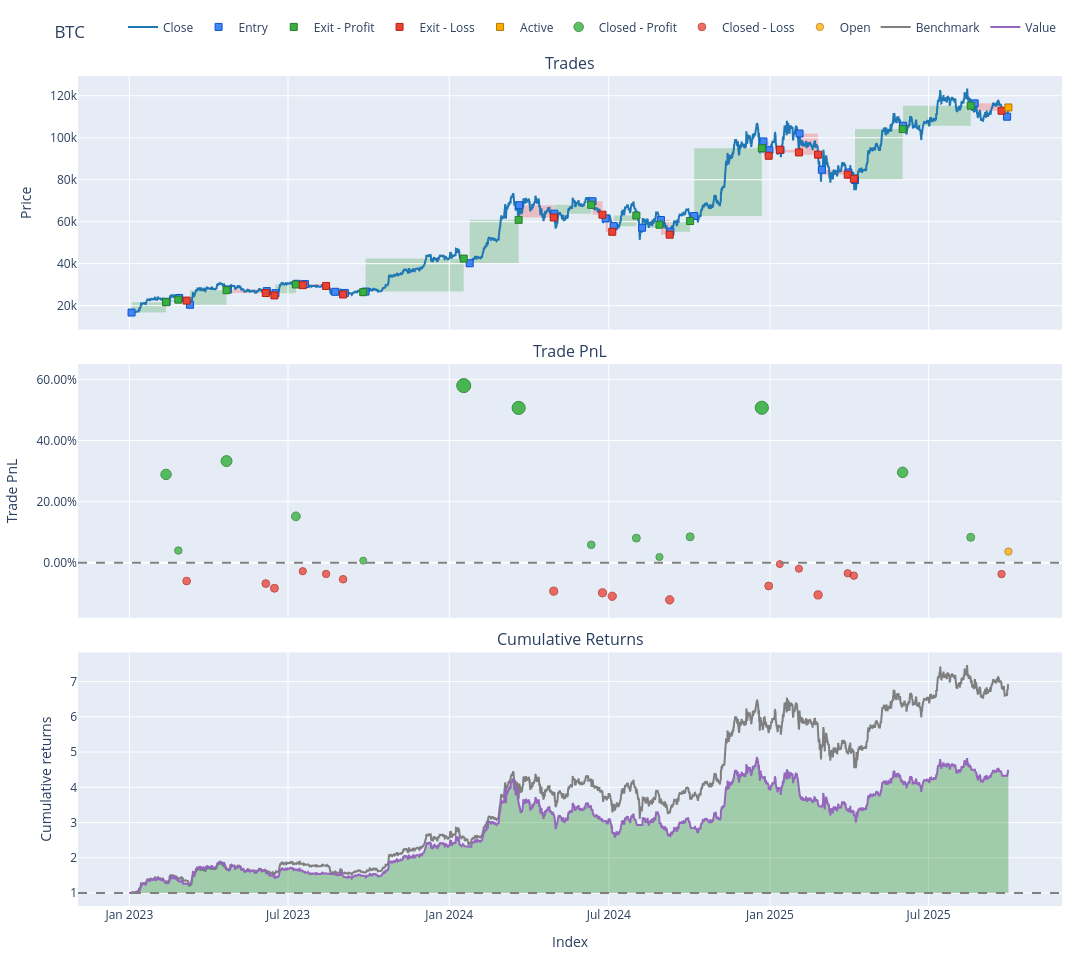

The notebook cell this image was saved under:
### Code cell
print(tabulate(params.items(), headers=["Parameter", "Value"]))
entries, exits, stop_df, price_for_orders = calc_signals(close=close,
                                                         high=high,
                                                         low=low,
                                                         open_=open,
                                                         **params,
                                                         )
pf = vbt.Portfolio.from_signals(
    close=price_for_orders,
    entries=entries,
    exits=exits,
    init_cash=start_equity,
    fees=transaction_fee,
    slippage=0.0002
)

symbols_pf = [symbol_pf for _, symbol_pf in pf.wrapper.columns]

for symbol in symbols:
    symbol_pf_index = symbols_pf.index(symbol)
    one_pf = pf[pf.wrapper.columns[symbol_pf_index]]
    one_pf.plot(subplots=['trades', 'trade_pnl', 'cum_returns'], width=1200, title=f'{symbol}').show()

### Figure 1 — Plotly figure (JSON) as saved in the notebook; plotly's stock layout.template omitted (floating-point values rounded to 4 significant figures; data arrays with more than 128 entries replaced by an {"elided": "..."} marker saying what was removed)
{"data": [{"line": {"color": "#1f77b4"}, "name": "Close", "showlegend": true, "x": {"elided": "6019 str values"}, "type": "scatter", "uid": "c8b65140-2cd9-4922-a8c6-defbe68ba700", "xaxis": "x", "yaxis": "y", "y": {"elided": "6019 float values"}, "legendgroup": "0"}, {"customdata": {"elided": "32x5 mixed values"}, "hovertemplate": "Exit Trade Id: %{customdata[0]}<br>Position Id: %{customdata[1]}<br>Size: %{customdata[2]:.6f}<br>Entry Timestamp: %{x}<br>Avg Entry Price: %{y}<br>Entry Fees: %{customdata[3]:.6f}<br>Direction: %{customdata[4]}", "marker": {"color": "#4285F4", "line": {"color": "rgb(11,84,205)", "width": 1}, "size": 7, "symbol": "square"}, "mode": "markers", "name": "Entry", "x": ["2023-01-03T12:00:00+00:00", "2023-02-12T12:00:00+00:00", "2023-02-26T20:00:00+00:00", "2023-03-11T04:00:00+00:00", "2023-04-23T08:00:00+00:00", "2023-06-06T20:00:00+00:00", "2023-06-16T16:00:00+00:00", "2023-07-11T00:00:00+00:00", "2023-07-20T08:00:00+00:00", "2023-08-23T20:00:00+00:00", "2023-09-03T20:00:00+00:00", "2023-09-27T12:00:00+00:00", "2024-01-24T08:00:00+00:00", "2024-03-20T20:00:00+00:00", "2024-04-29T20:00:00+00:00", "2024-06-12T12:00:00+00:00", "2024-06-27T12:00:00+00:00", "2024-07-06T16:00:00+00:00", "2024-08-08T00:00:00+00:00", "2024-08-29T12:00:00+00:00", "2024-09-09T08:00:00+00:00", "2024-10-06T12:00:00+00:00", "2024-12-24T12:00:00+00:00", "2024-12-31T08:00:00+00:00", "2025-01-13T00:00:00+00:00", "2025-02-03T16:00:00+00:00", "2025-03-01T04:00:00+00:00", "2025-03-31T12:00:00+00:00", "2025-04-08T00:00:00+00:00", "2025-06-01T20:00:00+00:00", "2025-08-22T12:00:00+00:00", "2025-09-28T12:00:00+00:00"], "y": [16710.0, 21840.0, 23660.0, 20410.0, 27720.0, 26940.0, 25940.0, 30410.0, 30280.0, 26600.0, 26050.0, 26710.0, 40190.0, 67880.0, 63830.0, 69760.0, 61550.0, 57880.0, 57120.0, 60810.0, 55260.0, 62710.0, 98240.0, 94080.0, 94230.0, 102000.0, 84770.0, 83420.0, 79880.0, 105700.0, 116400.0, 110000.0], "type": "scatter", "uid": "8ff060ad-06e4-491c-9141-18b1fffb97c6", "xaxis": "x", "yaxis": "y", "legendgroup": "1"}, {"customdata": [[0, 0, 0.05966, 4.2, 288.2, 0.2891, "Long", "39 days 08:00:00"], [1, 1, 0.05879, 4.369, 51.68, 0.04025, "Long", "13 days 08:00:00"], [3, 3, 0.06154, 5.472, 418.0, 0.3327, "Long", "41 days 16:00:00"], [6, 6, 0.05514, 5.388, 217.4, 0.152, "Long", "23 days 08:00:00"], [10, 10, 0.05611, 4.816, 10.53, 0.007207, "Long", "21 days 00:00:00"], [11, 11, 0.05511, 7.597, 853.1, 0.5795, "Long", "112 days 00:00:00"], [12, 12, 0.05779, 11.43, 1177.0, 0.5066, "Long", "55 days 20:00:00"], [14, 14, 0.0497, 10.99, 186.6, 0.05883, "Long", "42 days 04:00:00"], [17, 17, 0.04665, 9.543, 218.1, 0.08079, "Long", "25 days 20:00:00"], [18, 18, 0.05108, 9.724, 55.23, 0.01893, "Long", "19 days 20:00:00"], [20, 20, 0.0473, 9.275, 222.4, 0.08508, "Long", "22 days 12:00:00"], [21, 21, 0.04521, 13.96, 1438.0, 0.5072, "Long", "77 days 04:00:00"], [28, 28, 0.03999, 13.53, 945.1, 0.2959, "Long", "54 days 08:00:00"], [29, 29, 0.03912, 14.65, 345.0, 0.08341, "Long", "77 days 04:00:00"]], "hovertemplate": "Exit Trade Id: %{customdata[0]}<br>Position Id: %{customdata[1]}<br>Size: %{customdata[2]:.6f}<br>Exit Timestamp: %{x}<br>Avg Exit Price: %{y}<br>Exit Fees: %{customdata[3]:.6f}<br>PnL: %{customdata[4]:.6f}<br>Return: %{customdata[5]:.2%}<br>Direction: %{customdata[6]}<br>Duration: %{customdata[7]}", "marker": {"color": "#37B13F", "line": {"color": "rgb(38,123,44)", "width": 1}, "size": 7, "symbol": "square"}, "mode": "markers", "name": "Exit - Profit", "x": ["2023-02-11T20:00:00+00:00", "2023-02-25T20:00:00+00:00", "2023-04-21T20:00:00+00:00", "2023-07-10T00:00:00+00:00", "2023-09-24T20:00:00+00:00", "2024-01-17T12:00:00+00:00", "2024-03-20T04:00:00+00:00", "2024-06-11T00:00:00+00:00", "2024-08-01T12:00:00+00:00", "2024-08-27T20:00:00+00:00", "2024-10-01T20:00:00+00:00", "2024-12-22T16:00:00+00:00", "2025-06-01T08:00:00+00:00", "2025-08-18T00:00:00+00:00"], "y": [21660.0, 22860.0, 27360.0, 30070.0, 26410.0, 42410.0, 60880.0, 68020.0, 62940.0, 58580.0, 60330.0, 95040.0, 104100.0, 115300.0], "type": "scatter", "uid": "a7c918a2-ca31-4db0-a46a-ffcdd604a11a", "xaxis": "x", "yaxis": "y", "legendgroup": "2"}, {"customdata": {"elided": "17x8 mixed values"}, "hovertemplate": "Exit Trade Id: %{customdata[0]}<br>Position Id: %{customdata[1]}<br>Size: %{customdata[2]:.6f}<br>Exit Timestamp: %{x}<br>Avg Exit Price: %{y}<br>Exit Fees: %{customdata[3]:.6f}<br>PnL: %{customdata[4]:.6f}<br>Return: %{customdata[5]:.2%}<br>Direction: %{customdata[6]}<br>Duration: %{customdata[7]}", "marker": {"color": "#EA4335", "line": {"color": "rgb(181,31,18)", "width": 1}, "size": 7, "symbol": "square"}, "mode": "markers", "name": "Exit - Loss", "x": ["2023-03-07T08:00:00+00:00", "2023-06-05T16:00:00+00:00", "2023-06-15T12:00:00+00:00", "2023-07-17T20:00:00+00:00", "2023-08-13T12:00:00+00:00", "2023-09-01T20:00:00+00:00", "2024-04-29T04:00:00+00:00", "2024-06-23T20:00:00+00:00", "2024-07-05T00:00:00+00:00", "2024-09-08T12:00:00+00:00", "2024-12-30T12:00:00+00:00", "2025-01-12T04:00:00+00:00", "2025-02-03T00:00:00+00:00", "2025-02-24T20:00:00+00:00", "2025-03-30T16:00:00+00:00", "2025-04-06T16:00:00+00:00", "2025-09-22T04:00:00+00:00"], "y": [22400.0, 26020.0, 24870.0, 29770.0, 29370.0, 25340.0, 62010.0, 63350.0, 55200.0, 53820.0, 91420.0, 94300.0, 93020.0, 91950.0, 82410.0, 80450.0, 112900.0], "type": "scatter", "uid": "db3fc98c-76c9-4f67-8da6-9812355201a4", "xaxis": "x", "yaxis": "y", "legendgroup": "3"}, {"customdata": [[31, 31, 0.03922, 0.0, 158.5, 0.03672, "Long", "1 days 16:00:00"]], "hovertemplate": "Exit Trade Id: %{customdata[0]}<br>Position Id: %{customdata[1]}<br>Size: %{customdata[2]:.6f}<br>Exit Timestamp: %{x}<br>Avg Exit Price: %{y}<br>Exit Fees: %{customdata[3]:.6f}<br>PnL: %{customdata[4]:.6f}<br>Return: %{customdata[5]:.2%}<br>Direction: %{customdata[6]}<br>Duration: %{customdata[7]}", "marker": {"color": "#FFAA00", "line": {"color": "rgb(178,118,0)", "width": 1}, "size": 7, "symbol": "square"}, "mode": "markers", "name": "Active", "x": ["2025-09-30T00:00:00+00:00"], "y": [114400.0], "type": "scatter", "uid": "c3b24c71-2723-49a9-a7c6-e5117df2cda3", "xaxis": "x", "yaxis": "y", "legendgroup": "4"}, {"customdata": [[0.0, 0.0, 288.2, 0.2891], [1.0, 1.0, 51.68, 0.04025], [3.0, 3.0, 418.0, 0.3327], [6.0, 6.0, 217.4, 0.152], [10.0, 10.0, 10.53, 0.007207], [11.0, 11.0, 853.1, 0.5795], [12.0, 12.0, 1177.0, 0.5066], [14.0, 14.0, 186.6, 0.05883], [17.0, 17.0, 218.1, 0.08079], [18.0, 18.0, 55.23, 0.01893], [20.0, 20.0, 222.4, 0.08508], [21.0, 21.0, 1438.0, 0.5072], [28.0, 28.0, 945.1, 0.2959], [29.0, 29.0, 345.0, 0.08341]], "hovertemplate": "Exit Trade Id: %{customdata[0]}<br>Position Id: %{customdata[1]}<br>Exit Timestamp: %{x}<br>PnL: %{customdata[2]:.6f}<br>Return: %{customdata[3]:.2%}", "marker": {"color": "#37B13F", "line": {"color": "rgb(38,123,44)", "width": 1}, "opacity": [0.8243, 0.7594, 0.8357, 0.7885, 0.7508, 0.9, 0.881, 0.7642, 0.77, 0.7538, 0.7711, 0.8812, 0.826, 0.7706], "size": [10.47, 7.438, 11.0, 8.798, 7.036, 14.0, 13.11, 7.665, 7.932, 7.179, 7.984, 13.12, 10.55, 7.964], "symbol": "circle"}, "mode": "markers", "name": "Closed - Profit", "x": ["2023-02-11T20:00:00+00:00", "2023-02-25T20:00:00+00:00", "2023-04-21T20:00:00+00:00", "2023-07-10T00:00:00+00:00", "2023-09-24T20:00:00+00:00", "2024-01-17T12:00:00+00:00", "2024-03-20T04:00:00+00:00", "2024-06-11T00:00:00+00:00", "2024-08-01T12:00:00+00:00", "2024-08-27T20:00:00+00:00", "2024-10-01T20:00:00+00:00", "2024-12-22T16:00:00+00:00", "2025-06-01T08:00:00+00:00", "2025-08-18T00:00:00+00:00"], "y": [0.2891, 0.04025, 0.3327, 0.152, 0.007207, 0.5795, 0.5066, 0.05883, 0.08079, 0.01893, 0.08508, 0.5072, 0.2959, 0.08341], "type": "scatter", "uid": "20b5a38c-079f-4228-aec5-9058fc7093f1", "xaxis": "x2", "yaxis": "y2", "legendgroup": "5"}, {"customdata": [[2.0, 2.0, -79.57, -0.05958], [4.0, 4.0, -113.4, -0.0678], [5.0, 5.0, -129.6, -0.08311], [7.0, 7.0, -45.01, -0.02733], [8.0, 8.0, -58.24, -0.03635], [9.0, 9.0, -82.96, -0.05372], [13.0, 13.0, -323.9, -0.09266], [15.0, 15.0, -329.4, -0.09807], [16.0, 16.0, -331.3, -0.1093], [19.0, 19.0, -360.0, -0.1211], [22.0, 22.0, -323.2, -0.07571], [23.0, 23.0, -16.66, -0.004221], [24.0, 24.0, -75.98, -0.01933], [25.0, 25.0, -404.3, -0.1049], [26.0, 26.0, -118.2, -0.03426], [27.0, 27.0, -139.7, -0.04192], [30.0, 30.0, -164.5, -0.03673]], "hovertemplate": "Exit Trade Id: %{customdata[0]}<br>Position Id: %{customdata[1]}<br>Exit Timestamp: %{x}<br>PnL: %{customdata[2]:.6f}<br>Return: %{customdata[3]:.2%}", "marker": {"color": "#EA4335", "line": {"color": "rgb(181,31,18)", "width": 1}, "opacity": [0.7644, 0.7666, 0.7706, 0.756, 0.7584, 0.7629, 0.7731, 0.7745, 0.7774, 0.7805, 0.7686, 0.75, 0.7539, 0.7762, 0.7578, 0.7598, 0.7585], "size": [7.674, 7.774, 7.96, 7.281, 7.391, 7.602, 8.076, 8.142, 8.279, 8.422, 7.87, 7.0, 7.184, 8.225, 7.366, 7.459, 7.396], "symbol": "circle"}, "mode": "markers", "name": "Closed - Loss", "x": ["2023-03-07T08:00:00+00:00", "2023-06-05T16:00:00+00:00", "2023-06-15T12:00:00+00:00", "2023-07-17T20:00:00+00:00", "2023-08-13T12:00:00+00:00", "2023-09-01T20:00:00+00:00", "2024-04-29T04:00:00+00:00", "2024-06-23T20:00:00+00:00", "2024-07-05T00:00:00+00:00", "2024-09-08T12:00:00+00:00", "2024-12-30T12:00:00+00:00", "2025-01-12T04:00:00+00:00", "2025-02-03T00:00:00+00:00", "2025-02-24T20:00:00+00:00", "2025-03-30T16:00:00+00:00", "2025-04-06T16:00:00+00:00", "2025-09-22T04:00:00+00:00"], "y": [-0.05958, -0.0678, -0.08311, -0.02733, -0.03635, -0.05372, -0.09266, -0.09807, -0.1093, -0.1211, -0.07571, -0.004221, -0.01933, -0.1049, -0.03426, -0.04192, -0.03673], "type": "scatter", "uid": "a1975666-d2dd-4f9a-8092-70edb5ed2b79", "xaxis": "x2", "yaxis": "y2", "legendgroup": "6"}, {"customdata": [[31.0, 31.0, 158.5, 0.03672]], "hovertemplate": "Exit Trade Id: %{customdata[0]}<br>Position Id: %{customdata[1]}<br>Exit Timestamp: %{x}<br>PnL: %{customdata[2]:.6f}<br>Return: %{customdata[3]:.2%}", "marker": {"color": "#FFAA00", "line": {"color": "rgb(178,118,0)", "width": 1}, "opacity": [0.7585], "size": [7.395], "symbol": "circle"}, "mode": "markers", "name": "Open", "x": ["2025-09-30T00:00:00+00:00"], "y": [0.03672], "type": "scatter", "uid": "d79531b6-7afa-4003-935c-21a77b2af8e1", "xaxis": "x2", "yaxis": "y2", "legendgroup": "7"}, {"line": {"color": "#7f7f7f"}, "name": "Benchmark", "showlegend": true, "x": {"elided": "6019 str values"}, "type": "scatter", "uid": "f37f371f-ff25-4501-86bc-c654eba2a63c", "xaxis": "x3", "yaxis": "y3", "y": {"elided": "6019 float values"}, "legendgroup": "8"}, {"hoverinfo": "skip", "line": {"color": "rgba(0, 0, 0, 0)", "width": 0}, "opacity": 0, "showlegend": false, "x": {"elided": "6019 str values"}, "type": "scatter", "uid": "9489e5f6-0918-4c75-b184-6ffb7af83c0d", "xaxis": "x3", "yaxis": "y3", "y": {"elided": "6019 int values"}, "legendgroup": "9"}, {"connectgaps": false, "fill": "tonexty", "fillcolor": "rgba(0, 128, 0, 0.3)", "hoverinfo": "skip", "line": {"color": "rgba(0, 0, 0, 0)", "width": 0}, "opacity": 0, "showlegend": false, "x": {"elided": "6019 str values"}, "type": "scatter", "uid": "060d64bb-2f2e-433a-a685-0297adb30b10", "xaxis": "x3", "yaxis": "y3", "y": {"elided": "6019 float values"}, "legendgroup": "9"}, {"hoverinfo": "skip", "line": {"color": "rgba(0, 0, 0, 0)", "width": 0}, "opacity": 0, "showlegend": false, "x": {"elided": "6019 str values"}, "type": "scatter", "uid": "c3d79f65-a4c6-4037-81a4-42f20fced227", "xaxis": "x3", "yaxis": "y3", "y": {"elided": "6019 int values"}, "legendgroup": "9"}, {"connectgaps": false, "fill": "tonexty", "fillcolor": "rgba(255, 0, 0, 0.3)", "hoverinfo": "skip", "line": {"color": "rgba(0, 0, 0, 0)", "width": 0}, "opacity": 0, "showlegend": false, "x": {"elided": "6019 str values"}, "type": "scatter", "uid": "88ac044c-5c75-40b7-a64d-165c06f98019", "xaxis": "x3", "yaxis": "y3", "y": {"elided": "6019 float values"}, "legendgroup": "9"}, {"line": {"color": "#9467bd"}, "name": "Value", "showlegend": true, "x": {"elided": "6019 str values"}, "type": "scatter", "uid": "14f79cb0-936d-4b36-8a50-86e8062ba95a", "xaxis": "x3", "yaxis": "y3", "y": {"elided": "6019 float values"}, "legendgroup": "10"}, {"hoverinfo": "skip", "line": {"color": "rgba(0, 0, 0, 0)", "width": 0}, "opacity": 0.0, "showlegend": false, "x": {"elided": "6019 str values"}, "type": "scatter", "uid": "81b8a2f8-bce0-4b98-afaa-d4308e9b3ebf", "xaxis": "x3", "yaxis": "y3", "y": {"elided": "6019 int values"}, "legendgroup": "9"}], "layout": {"annotations": [{"font": {"size": 16}, "showarrow": false, "text": "Trades", "x": 0.5, "xanchor": "center", "xref": "paper", "y": 1.0, "yanchor": "bottom", "yref": "paper"}, {"font": {"size": 16}, "showarrow": false, "text": "Trade PnL", "x": 0.5, "xanchor": "center", "xref": "paper", "y": 0.6528, "yanchor": "bottom", "yref": "paper"}, {"font": {"size": 16}, "showarrow": false, "text": "Cumulative Returns", "x": 0.5, "xanchor": "center", "xref": "paper", "y": 0.3056, "yanchor": "bottom", "yref": "paper"}], "xaxis": {"anchor": "y", "domain": [0.0, 1.0], "matches": "x3", "showticklabels": false}, "yaxis": {"anchor": "x", "domain": [0.6944, 1.0], "title": {"text": "Price"}}, "xaxis2": {"anchor": "y2", "domain": [0.0, 1.0], "matches": "x3", "showticklabels": false}, "yaxis2": {"anchor": "x2", "domain": [0.3472, 0.6528], "tickformat": ".2%", "title": {"text": "Trade PnL"}}, "xaxis3": {"anchor": "y3", "domain": [0.0, 1.0], "title": {"text": "Index"}}, "yaxis3": {"anchor": "x3", "domain": [0.0, 0.3056], "title": {"text": "Cumulative returns"}}, "margin": {"t": 30, "b": 30, "l": 30, "r": 30}, "legend": {"orientation": "h", "yanchor": "bottom", "y": 1.042, "xanchor": "right", "x": 1, "traceorder": "normal"}, "width": 1200, "height": 960, "showlegend": true, "title": {"text": "BTC"}, "shapes": [{"fillcolor": "green", "layer": "below", "line": {"width": 0}, "opacity": 0.2, "type": "rect", "x0": "2023-01-03T12:00:00+00:00", "x1": "2023-02-11T20:00:00+00:00", "xref": "x", "y0": 16710.0, "y1": 21660.0, "yref": "y"}, {"fillcolor": "green", "layer": "below", "line": {"width": 0}, "opacity": 0.2, "type": "rect", "x0": "2023-02-12T12:00:00+00:00", "x1": "2023-02-25T20:00:00+00:00", "xref": "x", "y0": 21840.0, "y1": 22860.0, "yref": "y"}, {"fillcolor": "green", "layer": "below", "line": {"width": 0}, "opacity": 0.2, "type": "rect", "x0": "2023-03-11T04:00:00+00:00", "x1": "2023-04-21T20:00:00+00:00", "xref": "x", "y0": 20410.0, "y1": 27360.0, "yref": "y"}, {"fillcolor": "green", "layer": "below", "line": {"width": 0}, "opacity": 0.2, "type": "rect", "x0": "2023-06-16T16:00:00+00:00", "x1": "2023-07-10T00:00:00+00:00", "xref": "x", "y0": 25940.0, "y1": 30070.0, "yref": "y"}, {"fillcolor": "green", "layer": "below", "line": {"width": 0}, "opacity": 0.2, "type": "rect", "x0": "2023-09-03T20:00:00+00:00", "x1": "2023-09-24T20:00:00+00:00", "xref": "x", "y0": 26050.0, "y1": 26410.0, "yref": "y"}, {"fillcolor": "green", "layer": "below", "line": {"width": 0}, "opacity": 0.2, "type": "rect", "x0": "2023-09-27T12:00:00+00:00", "x1": "2024-01-17T12:00:00+00:00", "xref": "x", "y0": 26710.0, "y1": 42410.0, "yref": "y"}, {"fillcolor": "green", "layer": "below", "line": {"width": 0}, "opacity": 0.2, "type": "rect", "x0": "2024-01-24T08:00:00+00:00", "x1": "2024-03-20T04:00:00+00:00", "xref": "x", "y0": 40190.0, "y1": 60880.0, "yref": "y"}, {"fillcolor": "green", "layer": "below", "line": {"width": 0}, "opacity": 0.2, "type": "rect", "x0": "2024-04-29T20:00:00+00:00", "x1": "2024-06-11T00:00:00+00:00", "xref": "x", "y0": 63830.0, "y1": 68020.0, "yref": "y"}, {"fillcolor": "green", "layer": "below", "line": {"width": 0}, "opacity": 0.2, "type": "rect", "x0": "2024-07-06T16:00:00+00:00", "x1": "2024-08-01T12:00:00+00:00", "xref": "x", "y0": 57880.0, "y1": 62940.0, "yref": "y"}, {"fillcolor": "green", "layer": "below", "line": {"width": 0}, "opacity": 0.2, "type": "rect", "x0": "2024-08-08T00:00:00+00:00", "x1": "2024-08-27T20:00:00+00:00", "xref": "x", "y0": 57120.0, "y1": 58580.0, "yref": "y"}, {"fillcolor": "green", "layer": "below", "line": {"width": 0}, "opacity": 0.2, "type": "rect", "x0": "2024-09-09T08:00:00+00:00", "x1": "2024-10-01T20:00:00+00:00", "xref": "x", "y0": 55260.0, "y1": 60330.0, "yref": "y"}, {"fillcolor": "green", "layer": "below", "line": {"width": 0}, "opacity": 0.2, "type": "rect", "x0": "2024-10-06T12:00:00+00:00", "x1": "2024-12-22T16:00:00+00:00", "xref": "x", "y0": 62710.0, "y1": 95040.0, "yref": "y"}, {"fillcolor": "green", "layer": "below", "line": {"width": 0}, "opacity": 0.2, "type": "rect", "x0": "2025-04-08T00:00:00+00:00", "x1": "2025-06-01T08:00:00+00:00", "xref": "x", "y0": 79880.0, "y1": 104100.0, "yref": "y"}, {"fillcolor": "green", "layer": "below", "line": {"width": 0}, "opacity": 0.2, "type": "rect", "x0": "2025-06-01T20:00:00+00:00", "x1": "2025-08-18T00:00:00+00:00", "xref": "x", "y0": 105700.0, "y1": 115300.0, "yref": "y"}, {"fillcolor": "green", "layer": "below", "line": {"width": 0}, "opacity": 0.2, "type": "rect", "x0": "2025-09-28T12:00:00+00:00", "x1": "2025-09-30T00:00:00+00:00", "xref": "x", "y0": 110000.0, "y1": 114400.0, "yref": "y"}, {"fillcolor": "red", "layer": "below", "line": {"width": 0}, "opacity": 0.2, "type": "rect", "x0": "2023-02-26T20:00:00+00:00", "x1": "2023-03-07T08:00:00+00:00", "xref": "x", "y0": 23660.0, "y1": 22400.0, "yref": "y"}, {"fillcolor": "red", "layer": "below", "line": {"width": 0}, "opacity": 0.2, "type": "rect", "x0": "2023-04-23T08:00:00+00:00", "x1": "2023-06-05T16:00:00+00:00", "xref": "x", "y0": 27720.0, "y1": 26020.0, "yref": "y"}, {"fillcolor": "red", "layer": "below", "line": {"width": 0}, "opacity": 0.2, "type": "rect", "x0": "2023-06-06T20:00:00+00:00", "x1": "2023-06-15T12:00:00+00:00", "xref": "x", "y0": 26940.0, "y1": 24870.0, "yref": "y"}, {"fillcolor": "red", "layer": "below", "line": {"width": 0}, "opacity": 0.2, "type": "rect", "x0": "2023-07-11T00:00:00+00:00", "x1": "2023-07-17T20:00:00+00:00", "xref": "x", "y0": 30410.0, "y1": 29770.0, "yref": "y"}, {"fillcolor": "red", "layer": "below", "line": {"width": 0}, "opacity": 0.2, "type": "rect", "x0": "2023-07-20T08:00:00+00:00", "x1": "2023-08-13T12:00:00+00:00", "xref": "x", "y0": 30280.0, "y1": 29370.0, "yref": "y"}, {"fillcolor": "red", "layer": "below", "line": {"width": 0}, "opacity": 0.2, "type": "rect", "x0": "2023-08-23T20:00:00+00:00", "x1": "2023-09-01T20:00:00+00:00", "xref": "x", "y0": 26600.0, "y1": 25340.0, "yref": "y"}, {"fillcolor": "red", "layer": "below", "line": {"width": 0}, "opacity": 0.2, "type": "rect", "x0": "2024-03-20T20:00:00+00:00", "x1": "2024-04-29T04:00:00+00:00", "xref": "x", "y0": 67880.0, "y1": 62010.0, "yref": "y"}, {"fillcolor": "red", "layer": "below", "line": {"width": 0}, "opacity": 0.2, "type": "rect", "x0": "2024-06-12T12:00:00+00:00", "x1": "2024-06-23T20:00:00+00:00", "xref": "x", "y0": 69760.0, "y1": 63350.0, "yref": "y"}, {"fillcolor": "red", "layer": "below", "line": {"width": 0}, "opacity": 0.2, "type": "rect", "x0": "2024-06-27T12:00:00+00:00", "x1": "2024-07-05T00:00:00+00:00", "xref": "x", "y0": 61550.0, "y1": 55200.0, "yref": "y"}, {"fillcolor": "red", "layer": "below", "line": {"width": 0}, "opacity": 0.2, "type": "rect", "x0": "2024-08-29T12:00:00+00:00", "x1": "2024-09-08T12:00:00+00:00", "xref": "x", "y0": 60810.0, "y1": 53820.0, "yref": "y"}, {"fillcolor": "red", "layer": "below", "line": {"width": 0}, "opacity": 0.2, "type": "rect", "x0": "2024-12-24T12:00:00+00:00", "x1": "2024-12-30T12:00:00+00:00", "xref": "x", "y0": 98240.0, "y1": 91420.0, "yref": "y"}, {"fillcolor": "red", "layer": "below", "line": {"width": 0}, "opacity": 0.2, "type": "rect", "x0": "2024-12-31T08:00:00+00:00", "x1": "2025-01-12T04:00:00+00:00", "xref": "x", "y0": 94080.0, "y1": 94300.0, "yref": "y"}, {"fillcolor": "red", "layer": "below", "line": {"width": 0}, "opacity": 0.2, "type": "rect", "x0": "2025-01-13T00:00:00+00:00", "x1": "2025-02-03T00:00:00+00:00", "xref": "x", "y0": 94230.0, "y1": 93020.0, "yref": "y"}, {"fillcolor": "red", "layer": "below", "line": {"width": 0}, "opacity": 0.2, "type": "rect", "x0": "2025-02-03T16:00:00+00:00", "x1": "2025-02-24T20:00:00+00:00", "xref": "x", "y0": 102000.0, "y1": 91950.0, "yref": "y"}, {"fillcolor": "red", "layer": "below", "line": {"width": 0}, "opacity": 0.2, "type": "rect", "x0": "2025-03-01T04:00:00+00:00", "x1": "2025-03-30T16:00:00+00:00", "xref": "x", "y0": 84770.0, "y1": 82410.0, "yref": "y"}, {"fillcolor": "red", "layer": "below", "line": {"width": 0}, "opacity": 0.2, "type": "rect", "x0": "2025-03-31T12:00:00+00:00", "x1": "2025-04-06T16:00:00+00:00", "xref": "x", "y0": 83420.0, "y1": 80450.0, "yref": "y"}, {"fillcolor": "red", "layer": "below", "line": {"width": 0}, "opacity": 0.2, "type": "rect", "x0": "2025-08-22T12:00:00+00:00", "x1": "2025-09-22T04:00:00+00:00", "xref": "x", "y0": 116400.0, "y1": 112900.0, "yref": "y"}, {"line": {"color": "gray", "dash": "dash"}, "type": "line", "x0": 0.0, "x1": 1.0, "xref": "paper", "y0": 0, "y1": 0, "yref": "y2"}, {"line": {"color": "gray", "dash": "dash"}, "type": "line", "x0": 0.0, "x1": 1.0, "xref": "paper", "y0": 1, "y1": 1, "yref": "y3"}]}}
